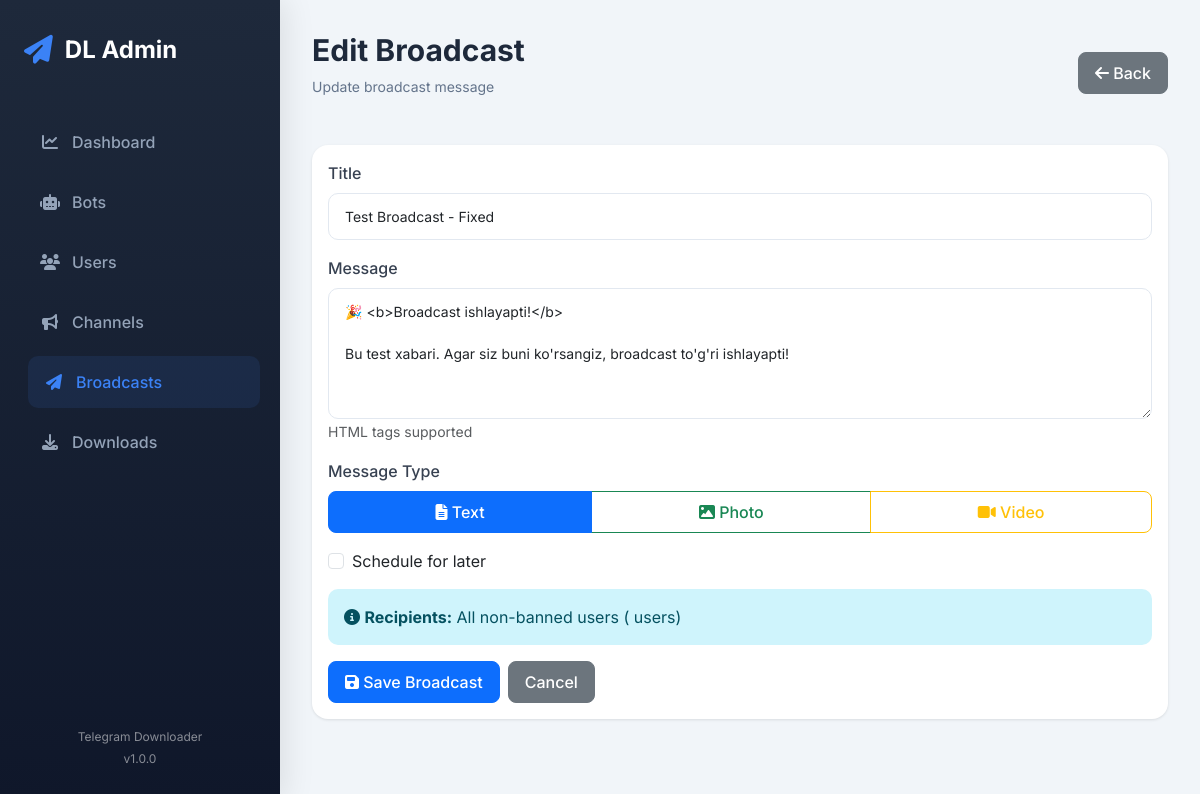
The page /broadcasts/2/edit/ (signed in) on the database its author committed.
### broadcasts/models.py (models this page shows, shortened)
class BroadcastMessage(models.Model):
    MESSAGE_TYPE_CHOICES = [
        ('TEXT', 'Text'),
        ('PHOTO', 'Photo'),
        ('VIDEO', 'Video'),
    ]
    title = models.CharField(max_length=200)
    message = models.TextField()
    message_type = models.CharField(max_length=10, choices=MESSAGE_TYPE_CHOICES, default='TEXT')
    media_file = models.FileField(upload_to='broadcast_media/', null=True, blank=True)
    total_users = models.IntegerField(default=0)
    sent_count = models.IntegerField(default=0)
    failed_count = models.IntegerField(default=0)
    is_sent = models.BooleanField(default=False)
    is_scheduled = models.BooleanField(default=False)
    scheduled_at = models.DateTimeField(null=True, blank=True)
    created_at = models.DateTimeField(auto_now_add=True)
    created_by = models.ForeignKey(
        User,
        on_delete=models.SET_NULL,
        related_name='broadcasts',
        null=True
    )
    class Meta:
        verbose_name = 'Broadcast Message'
        verbose_name_plural = 'Broadcast Messages'
        ordering = ['-created_at']

### broadcasts/views.py (the view, shortened to what this page needs)
# urls.py: path('<int:pk>/edit/', views.BroadcastUpdateView.as_view(), name='edit'),
class BroadcastUpdateView(LoginRequiredMixin, UpdateView):
    model = BroadcastMessage
    template_name = 'broadcasts/form.html'
    fields = ['title', 'message', 'message_type', 'media_file', 'is_scheduled', 'scheduled_at']
    success_url = reverse_lazy('broadcasts:list')

### templates/broadcasts/form.html (shortened to what this page needs)
{% extends "base.html" %}
{% load widget_tweaks %}
{% block page_title %}{% if object %}Edit{% else %}New{% endif %} Broadcast{% endblock %}
{% block page_subtitle %}{% if object %}Update broadcast message{% else %}Create a new broadcast message{% endif %}{% endblock %}
{% block header_actions %}
    <a href="{% url 'broadcasts:list' %}" class="btn btn-secondary">
        <i class="fas fa-arrow-left"></i> Back
    </a>
{% endblock %}
{% block content %}
    <div class="card">
        <div class="card-body">
            <form method="post" enctype="multipart/form-data" novalidate>
                <div class="mb-3">
                    <label class="form-label">Title</label>
                    <input type="text" name="title" class="form-control"
                           value="{{ form.title.value|default:'' }}" required>
                </div>
                <div class="mb-3">
                    <label class="form-label">Message</label>
                    <textarea name="message" class="form-control" rows="5"
                              placeholder="Enter your message...">{{ form.message.value|default:'' }}</textarea>
                    <small class="text-muted">HTML tags supported</small>
                </div>
                <div class="mb-3">
                    <label class="form-label">Message Type</label>
                    <div class="btn-group w-100" role="group">
                        <label class="btn btn-outline-primary" for="type_text">
                            <i class="fas fa-file-alt"></i> Text
                        </label>
                        <label class="btn btn-outline-success" for="type_photo">
                            <i class="fas fa-image"></i> Photo
                        </label>
                        <label class="btn btn-outline-warning" for="type_video">
                            <i class="fas fa-video"></i> Video
                        </label>
                    </div>
                </div>
                <div class="mb-3 form-check">
                    <input type="checkbox" name="is_scheduled" class="form-check-input"
                           id="id_is_scheduled" value="True"
                           {% if form.is_scheduled.value %}checked{% endif %}>
                    <label class="form-check-label" for="id_is_scheduled">
                        Schedule for later
                    </label>
                </div>
                <div class="alert alert-info">
                    <i class="fas fa-info-circle"></i>
                    <strong>Recipients:</strong> All non-banned users ({{ total_users }} users)
                </div>
                <div class="d-flex gap-2">
                    <button type="submit" class="btn btn-primary">
                        <i class="fas fa-save"></i> Save Broadcast
                    </button>
                    <a href="{% url 'broadcasts:list' %}" class="btn btn-secondary">Cancel</a>
                </div>
            </form>
        </div>
    </div>
{% endblock %}

### templates/base.html (style rules this page uses)
:root { --sidebar-width: 280px; --primary-color: #4f46e5; --secondary-color: #64748b; --success-color: #10b981; --danger-color: #ef4444; --warning-color: #f59e0b; }
body { font-family: 'Inter', sans-serif; background-color: #f1f5f9; }
.card { border: none; border-radius: 16px; box-shadow: 0 1px 3px rgba(0,0,0,0.1); background: white; }
.btn { border-radius: 8px; font-weight: 500; padding: 0.5rem 1rem; }
.form-control, .form-select { border: 1px solid #e2e8f0; border-radius: 10px; padding: 0.75rem 1rem; font-size: 0.875rem; }
.form-label { font-weight: 500; color: #374151; margin-bottom: 0.5rem; }
.alert { border-radius: 10px; border: none; }

### rows shown on the page
BroadcastMessage: title "Test Broadcast - Fixed", message "🎉 <b>Broadcast ishlayapti!</b> Bu test xabari. Agar siz buni ko'rsangiz, broadcast to'g'ri ishlayapti!"
